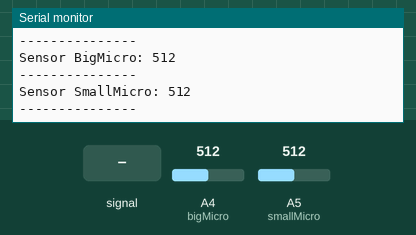
Recording of a sketch running on a simulated Arduino Uno, built with avr-gcc and run on an emulated ATmega328P. On the bench: the last lines printed to the serial monitor. The test bench sets the inputs (shaded band); at power-on: A4 (bigMicro) = 512, A5 (smallMicro) = 512.

Above: at 1.8 s.
1.9 s: A4 (bigMicro) fed a 200 Hz sine of ±81 counts around its level
3.4 s: A5 (smallMicro) fed a 200 Hz sine of ±81 counts around its level
4.9 s: A4 (bigMicro) set to 716
At 5.8 s:
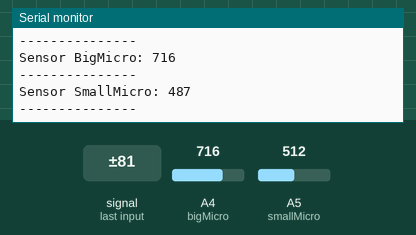
6.4 s: A5 (smallMicro) set to 716
At 7.7 s:
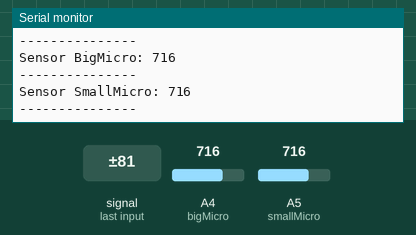
7.9 s: A4 (bigMicro) fed a 1000 Hz sine of ±255 counts around its level
9.4 s: A5 (smallMicro) fed a 1000 Hz sine of ±255 counts around its level
Timing chart, 0 to 11.9 s (numbered marks = the images above; inputs shaded):
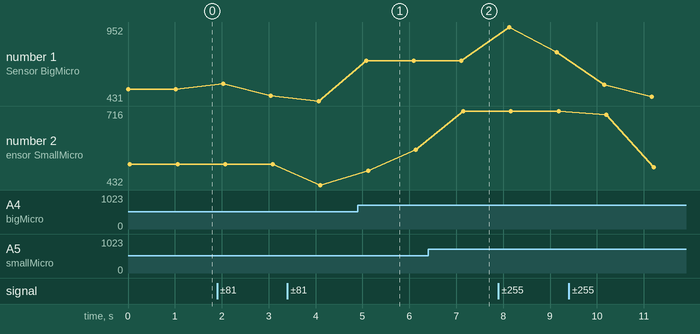

Measured:
- after the input at 4.9 s, the serial monitor: prints a new line after 0.18 s (image 1)
- after the input at 6.4 s, the serial monitor: prints a new line after 0.75 s (image 2)
- plotted number 1: 512 → 469 after the input at 1.9 s, 431 → 716 after the input at 4.9 s, 716 → 773 after the input at 7.9 s
- plotted number 2: 512 → 432 after the input at 3.4 s, 716 → 501 after the input at 9.4 s

The sketch:

BigSound.ino
```cpp
int bigMicro = 4;
int smallMicro = 5;

void setup() {
  // put your setup code here, to run once
  Serial.begin(9600);
  pinMode (bigMicro, INPUT);
  pinMode(smallMicro, INPUT);
}

void loop() {
  // put your main code here, to run repeatedly:
  int a = analogRead(bigMicro);
  int b = analogRead(smallMicro);
  Serial.print("Sensor BigMicro: ");
  Serial.println(a);
  Serial.println("---------------");
  Serial.print("Sensor SmallMicro: ");
  Serial.println(b);
  Serial.println("---------------");
  delay(1000);
}
```
